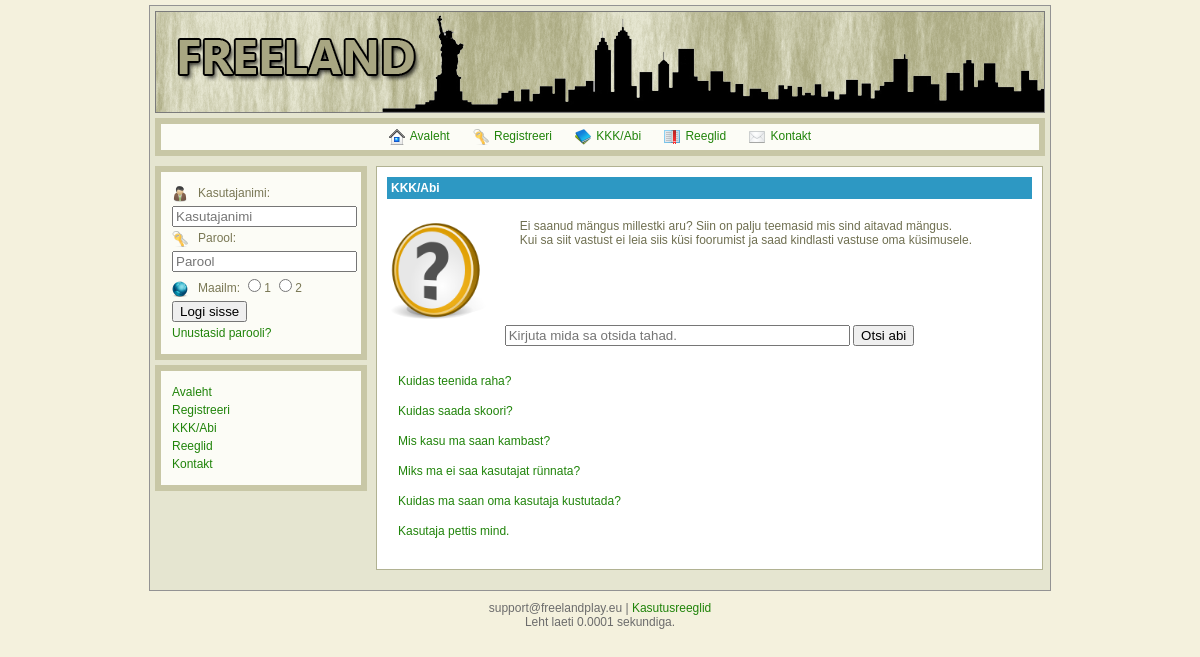
Screenshot of /m_help.php with the database file from the repository.
### tables this page shows
CREATE TABLE `help` (
  `id` int(11) NOT NULL,
  `name` varchar(255) NOT NULL,
  `body` text NOT NULL
);

CREATE TABLE `settings_game` (
  `id` int(11) NOT NULL,
  `name` varchar(255) NOT NULL,
  `value` text NOT NULL,
  `group` varchar(50) NOT NULL
);

### core/classes/DB.php (called while the page is built, shortened)
<?php
class DB {
	private static 	$_instance_1 = null;
	private static 	$_instance_2 = null;
	private $_pdo,
			$_query,
			$_error = false,
			$_results,
			$_world_ins,
			$_count = 0;
	private function __construct($world_in) {
		try {
			$world = ($world_in == null) ? Session::get('world') : $world_in;
			if ($world == 1) {
				$database_name = Config::get('mysql/db_default');
			} elseif ($world == 2) {
				$database_name = Config::get('mysql/db_2');
			} else {
				$database_name = Config::get('mysql/db_default');
			}
			$this->_pdo = new PDO('mysql:host=' . Config::get('mysql/host') . ';dbname=' . $database_name . ';charset=utf8', Config::get('mysql/username'), Config::get('mysql/password'));
		} catch(PDOException $e) {
			header('Location: install.php');
			die();
		}
	}
	public static function getInstance($world_in = null) {
		$world = ($world_in == null) ? Session::get('world') : $world_in;
		if ($world == 1) {
			if(!isset(self::$_instance_1)) {
				self::$_instance_1 = new DB($world);
			}
			$return = self::$_instance_1;
		} elseif ($world == 2) {
			if(!isset(self::$_instance_2)) {
				self::$_instance_2 = new DB($world);
			}
			$return = self::$_instance_2;
		} else {
			if(!isset(self::$_instance_1)) {
				self::$_instance_1 = new DB($world);
			}
			$return = self::$_instance_1;
		}
		return $return;
	}
	public function query($sql, $params = array()) {
		$this->_error = false;
		if($this->_query = $this->_pdo->prepare($sql)) {
			$x = 1;
			if(count($params)) {
				foreach($params as $param) {
					$this->_query->bindValue($x, $param);
					$x++;
				}
			}
			if($this->_query->execute()) {
				$this->_results = $this->_query->fetchAll(PDO::FETCH_OBJ);
			} else {
				$this->_error = true;
			}
		}
		return $this;
	}
	public function action($action, $table, $where = array()) {
		if(count($where) === 3) {
			$operators = array('=', '>', '<', '>=', '<=');
			$field 		= $where[0];
			$operator 	= $where[1];
			$value 		= $where[2];
			if(in_array($operator, $operators)) {
				$sql = "{$action} FROM {$table} WHERE {$field} {$operator} ?";
				if(!$this->query($sql, array($value))->error()) {
					return $this;
				}
			}
		}
		return false;
	}
	public function get($table, $where) {
		return $this->action('SELECT *', $table, $where);
	}
	public function results() {
		return $this->_results;
	}
	public function first() {
		return $this->results()[0];
	}
	public function error() {
		return $this->_error;
	}
}

### core/classes/Config.php (called while the page is built)
<?php
class Config {
	public static function get($path = null) {
		if($path) {
			$config = $GLOBALS['config'];
			$path = explode('/', $path);
			foreach($path as $bit) {
				if(isset($config[$bit])) {
					$config = $config[$bit];
				}
			}
			return $config;
		}
		return false;
	}
}

### core/init.php (called while the page is built, shortened)
<?php
$_GENERAL = new General();

### core/classes/General.php (called while the page is built, shortened)
<?php
class General {
	private $_errors = array(),
			$_success = array(),
			$_info = array(),
			$_db;
	public function __construct() {
		$this->_db = DB::getInstance(1);
	}
	public function settings($table, $value) {
		$query = $this->_db->get($table, array('name','=',$value));
		return $query->first()->value;
	}
}

### m_help.php (the view, shortened to what this page needs)
<?php
require_once("core/init.php");
	$line = NULL;
if(Input::exists()) {
	if(Token::check(Input::get('token'))) {
		$search_value = Input::get('search_value');
		$qhelp = DB::getInstance(1)->query("SELECT * FROM help WHERE name LIKE '%".$search_value."%' OR body LIKE '%".$search_value."%' ");
		foreach ($qhelp->results() as $help) {
			$body_raw = nl2br($help->body);
			$islonger = false;
			$body_length = strlen($body_raw);
			if ($body_length >= 100) {
				$body_raw = substr($body_raw, 0, 100);
				$islonger = true;
			}
			$subject = str_ireplace($search_value, "<b>".$search_value."</b>", $help->name);
			$body = str_ireplace($search_value, "<b>".$search_value."</b>", $body_raw);
			if ($islonger === true) {
				$body .= '...';
			}
			$line .= '
			<ul>
				<li><a href="p.php?p=help&i='.$help->id.'">'.$subject.'</a></li>
				<li>'.$body.'</li>
			</ul><br />
			';
		}
	}
} else {
	$qhelp = DB::getInstance(1)->query('SELECT * FROM help');
	foreach ($qhelp->results() as $help) {
		$line .= '<ul><li><a href="p.php?p=help&i='.$help->id.'">'.$help->name.'</a></li></ul>';
	}
}
include("includes/overall/header.php");
?>
<div id="page">
	<div class="page-title">KKK/Abi</div>
	<p>
		<table>
			<tr valign="top">
				<td width="20%"><img src="css/default/images/help.png" width="100" height="100"></td>
				<td width="80%">
					Ei saanud mängus millestki aru? Siin on palju teemasid mis sind aitavad mängus.<br>
					Kui sa siit vastust ei leia siis küsi foorumist ja saad kindlasti vastuse oma küsimusele.
				</td>
			</tr>
		</table>
		<div align="center">
			<form action="p.php?p=help&search" method="POST">
				<input type="text" name="search_value" placeholder="Kirjuta mida sa otsida tahad." autocomplete="off" size="40">
				<input type="submit" name="search" value="Otsi abi">
			</form>
		</div>
		<br />
		<?php print($line);?>
	</p>
</div>
<?php
include("includes/overall/footer.php");

### includes/footer.php (shortened to what this page needs)
<div id="footer">
	<?php print($_GENERAL->settings('settings_game','GAME_EMAIL'));?> | <a href="p.php?p=rules">Kasutusreeglid</a>
	<br>
	<?php
	include("core/end.php");
	?>
</div>

### css/default/screen.css (style rules this page uses)
body { margin: 0px; padding: 0px; background: #F4F1DD; font-size: 12px; font-family: Arial; font-weight: 400; color: #6F6F50; }
a { color: #20840A; text-decoration: none; }
#page { float: right; width: 645px; background: #fff; margin-right: 7px; margin-top: 5px; padding: 10px; border: 1px solid #B1B292; }
#page .page-title { width: auto; background: #2D98C3; color: #fff; font-weight: bold; padding: 4px; }
#page p { padding: 2px; padding-top: 5px; margin:0; color: #6F6F50; }
#page table { width:100%; padding-top: 10px; }
#page ul { list-style: none; padding: 0 10px; }
#page ul li { padding: 2px 1px; }
#footer { padding: 10px; text-align: center; color: #6C6C6C; }

### rows the page displays
help: name "Kuidas teenida raha?"
help: name "Kuidas saada skoori?"
help: name "Mis kasu ma saan kambast?"
help: name "Miks ma ei saa kasutajat rünnata?"
help: name "Kuidas ma saan oma kasutaja kustutada?"
help: name "Kasutaja pettis mind."
settings_game: value "support@freelandplay.eu"

### other values shown
$end_total_time "0.0001"
